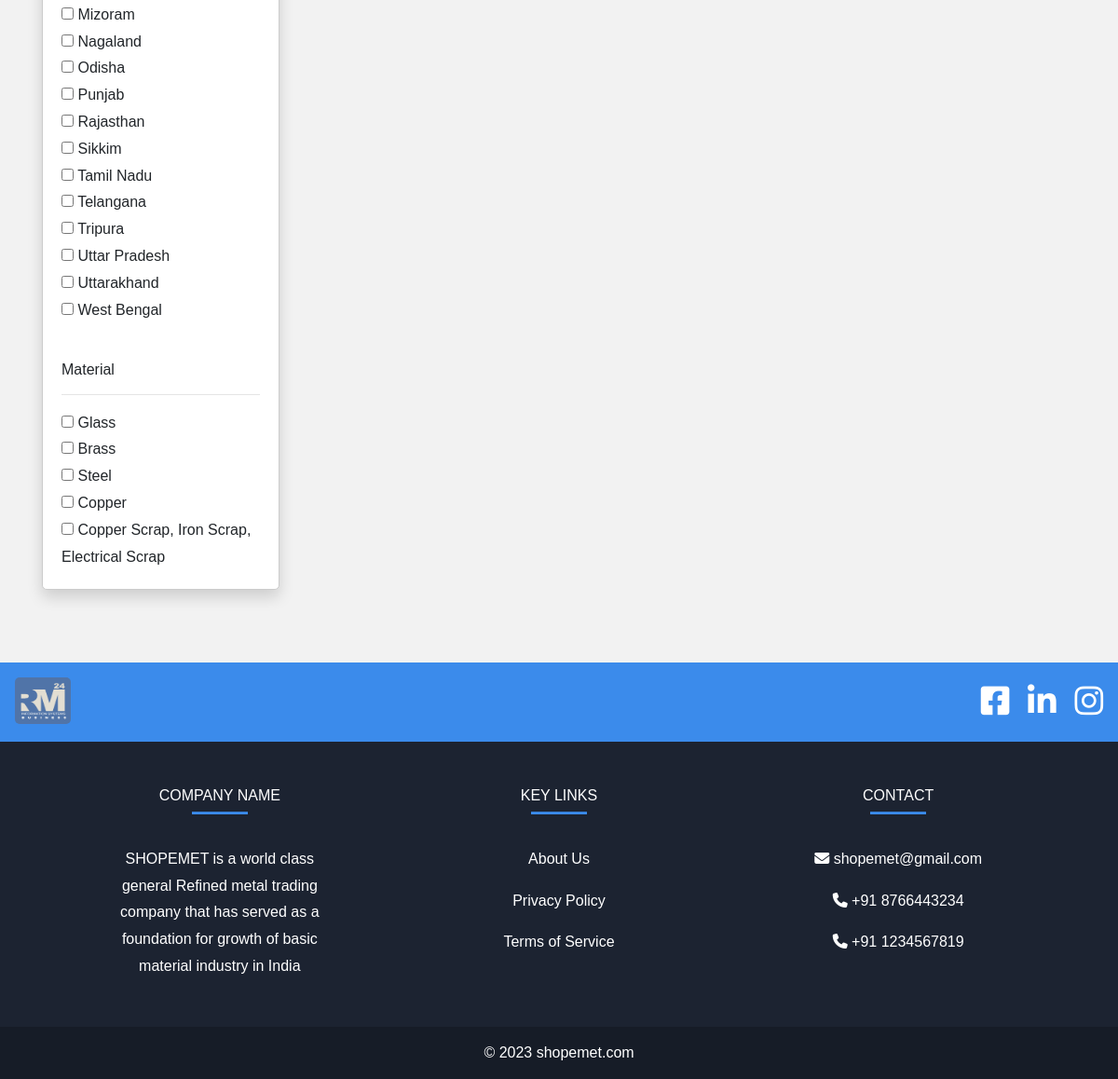
Before: /tender/auction_search.php (lower part) with the older database file.
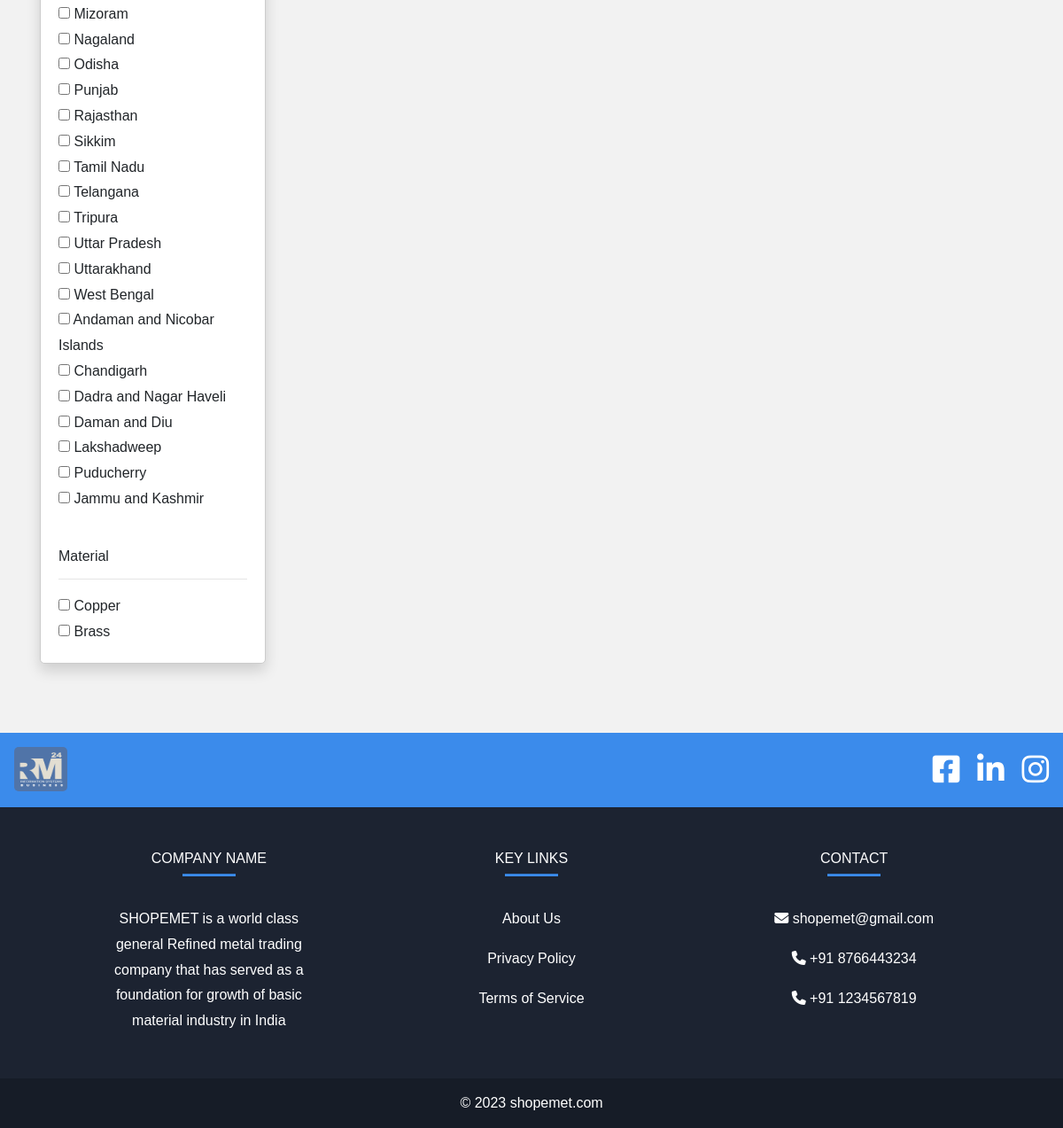
After: the same page with the newer database file.
### tables this page shows
CREATE TABLE `location` (
  `state_id` int(11) NOT NULL,
  `state_name` varchar(50) DEFAULT NULL
);

### tender/auction_search.php (the view, shortened to what this page needs)
<?php
include "connect.php";
?>
<!doctype html>
<html lang="en">
  <head>
    <link rel="stylesheet" href="https://cdn.jsdelivr.net/npm/bootstrap@4.0.0/dist/css/bootstrap.min.css">
<link rel="stylesheet" href="https://stackpath.bootstrapcdn.com/font-awesome/4.7.0/css/font-awesome.min.css">
<link rel="stylesheet" href="https://cdnjs.cloudflare.com/ajax/libs/font-awesome/4.7.0/css/font-awesome.min.css">
<link rel="stylesheet" href="css/style.css">
<link rel="stylesheet" href="css/_buttons.scss">
<link rel="stylesheet" href="css/buttons.scss">
<link rel="stylesheet" href="css/auction.css">
<link rel="stylesheet" href="css/reboot.scss">
<link rel="stylesheet" href="dropdown.css">
<link rel="stylesheet" href="https://cdnjs.cloudflare.com/ajax/libs/font-awesome/6.4.0/css/all.min.css">
<link href='https://unpkg.com/boxicons@2.1.4/css/boxicons.min.css' rel='stylesheet'>
<link rel="stylesheet" href="https://cdnjs.cloudflare.com/ajax/libs/font-awesome/4.7.0/css/font-awesome.min.css">
<link rel="stylesheet" type="text/css" href="https://stackpath.bootstrapcdn.com/bootstrap/4.4.1/css/bootstrap.min.css">
<link rel="stylesheet" type="text/css" href="https://pixinvent.com/stack-responsive-bootstrap-4-admin-template/app-assets/css/bootstrap-extended.min.css">
<link rel="stylesheet" type="text/css" href="https://pixinvent.com/stack-responsive-bootstrap-4-admin-template/app-assets/fonts/simple-line-icons/style.min.css">
</head>
</head>
<body>
<section class="home">
<br><br>
    <div class="container">
        <div class="row">
            <div class="col-md-3">
                <form action="auction_search.php?l=" method="GET">
                    <div class="card shadow mt-3">
                        <div class="card-body">
                            <?php
                            $brand_query = "SELECT * FROM location";
                            $brand_query_run = mysqli_query($con, $brand_query);
                            if (mysqli_num_rows($brand_query_run) > 0) {
                                foreach ($brand_query_run as $locationlist) {
                                    ?>
                                    <div id="checkbox">
                                        <input type="checkbox" name="locations" value="<?= $locationlist['state_name']; ?>"
                                            ?>>
                                        <?= $locationlist['state_name']; ?>
                                    </div>
                                    <?php
                                }
                            } else {
                              echo "<div class='abc'>";
                              echo "No result is found";
                              echo "</div>";
                            }
                            ?>
                        </div>
                        <div class="card-body">
                            <h6>Material</h6>
                            <hr>
                            <?php
                            $brand_query = "SELECT DISTINCT material FROM auction";
                            $brand_query_run = mysqli_query($con, $brand_query);
                            if (mysqli_num_rows($brand_query_run) > 0) {
                                foreach ($brand_query_run as $materiallist) {
                                    ?>
                                    <div id="checkbox">
                                        <input type="checkbox" name="materials" value="<?= $materiallist['material']; ?>"
                                            ?>>
                                        <?= $materiallist['material']; ?>
                                    </div>
                                    <?php
                                }
                            } else {
                               echo "<div class='abc'>";
                                  echo "No result is found";
                                  echo "</div>";
                            }
                            ?>
                        </div>
                    </div>
                </form>
            </div>
            <div class="col-md-9 mt-3 desktop-view">
               <div></section>
    <center style="color: #3b8beb;">
    <br><br>
    <center style="color: #3b8beb;">
<footer class="text-center text-lg-start text-white" style="background-color: #1c2331">
  <section class="d-flex justify-content-between p-3" style="background-color:#3b8beb">
    <div class="me-5">
      <img src="image/rawmetlogo.jpeg" width="60px" height="50px" style="border-radius: 5px;">
    </div>
    <div class="icon" style="font-size: 35px; padding-right: 0px;word-spacing: 10px;">
      <a href="" class="text-white me-4">
        <i class="fa-brands fa-square-facebook"></i>
      </a>
      <a href="" class="text-white me-4">
        <i class="fa-brands fa-linkedin"></i>
      </a>
      <a href="" class="text-white me-4">
        <i class="fa-brands fa-instagram"></i>
      </a>
    </div>
  </section>
  <section class="">
    <div class="container text-center text-md-start mt-5">
      <div class="row mt-3">
        <div class="col-md-3 col-lg-4 col-xl-3 mx-auto mb-4">
          <h6 class="text-uppercase fw-bold" style="color: #fff;">Company name</h6>
          <hr class="mb-4 mt-0 d-inline-block mx-auto" style="width: 60px; background-color: #3b8beb; height: 2px" />
          <p>
            SHOPEMET is a world class general Refined metal trading company that has served as a foundation for growth
            of basic material industry in India
          </p>
        </div>
        <div class="col-md-2 col-lg-2 col-xl-2 mx-auto mb-4">
          <h6 class="text-uppercase fw-bold" style="color: #fff;">Key links</h6>
          <hr class="mb-4 mt-0 d-inline-block mx-auto" style="width: 60px; background-color: #3b8beb; height: 2px" />
          <p>
            <a href="aboutus.php" class="text-white">About Us</a>
          </p>
          <p>
            <a href="policy.php" class="text-white">Privacy Policy</a>
          </p>
          <p>
            <a href="terms_" class="text-white">Terms of Service</a>
          </p>
        </div>
        <div class="col-md-4 col-lg-3 col-xl-3 mx-auto mb-md-0 mb-4">
          <h6 class="text-uppercase fw-bold" style="color: #fff;">Contact</h6>
          <hr class="mb-4 mt-0 d-inline-block mx-auto" style="width: 60px; background-color: #3b8beb; height: 2px" />
          <p><i class="fa fa-envelope" aria-hidden="true"></i> shopemet@gmail.com</p>
          <p><i class="fa fa-phone" aria-hidden="true"></i> +91 8766443234</p>
          <p><i class="fa fa-phone" aria-hidden="true"></i> +91 1234567819</p>
        </div>
      </div>
    </div>
  </section>
  <div class="text-center p-3" style="background-color: rgba(0, 0, 0, 0.2)">
    © 2023
    <a class="text-white" href="https://mdbootstrap.com/">shopemet.com</a>
  </div>
</footer>
</body>
</html>

### tender/css/auction.css (style rules this page uses)
.col-lg-4 { flex: 0 0 33.33333%; max-width: 33.33333%; position: relative; width: 100%; padding-right: 15px; padding-left: 15px; }
.d-flex { display: flex !important; }
.row { display: flex; flex-wrap: wrap; margin-right: -15px; margin-left: -15px; }
.card { margin-top: 0%; margin-bottom: 0%; }

### tender/auction_search.php (style rules this page uses)
body { font-family: Arial, Helvetica, sans-serif; }
.card { border: 1px solid #ccc; border-radius: 5px; margin-bottom: 20px; }

Changed rows visible on the page:
added location: state_name "Andaman and Nicobar Islands"
added location: state_name "Chandigarh"
added location: state_name "Dadra and Nagar Haveli"
added location: state_name "Daman and Diu"
added location: state_name "Lakshadweep"
added location: state_name "Puducherry"
added location: state_name "Jammu and Kashmir"
Other visible differences:
list line gone: "☐ Glass"
list line gone: "☐ Steel"
list line gone: "☐ Copper Scrap, Iron Scrap, Electrical Scrap"
